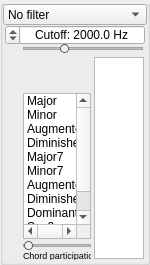
   <widget class="QGroupBox" name="settingsGroup_2">
    <property name="geometry">
     <rect>
      <x>666</x>
      <y>13</y>
      <width>150</width>
      <height>265</height>
     </rect>
    </property>
    <property name="title">
     <string/>
    </property>
    <property name="flat">
     <bool>false</bool>
    </property>
    <widget class="QListWidget" name="chordList">
     <property name="geometry">
      <rect>
       <x>23</x>
       <y>93</y>
       <width>68</width>
       <height>146</height>
      </rect>
     </property>
     <property name="font">
      <font>
       <pointsize>9</pointsize>
      </font>
     </property>
     <property name="toolTip">
      <string>&lt;html&gt;&lt;head/&gt;&lt;body&gt;&lt;p&gt;Constructs a chord from all oscillators that are set to &amp;quot;add&amp;quot;.&lt;/p&gt;&lt;p&gt;Use arrow up and down keys to switch chords.&lt;/p&gt;&lt;/body&gt;&lt;/html&gt;</string>
     </property>
     <property name="frameShadow">
      <enum>QFrame::Sunken</enum>
     </property>
     <property name="lineWidth">
      <number>1</number>
     </property>
     <property name="currentRow">
      <number>-1</number>
     </property>
     <item>
      <property name="text">
       <string>Major</string>
      </property>
     </item>
     <item>
      <property name="text">
       <string>Minor</string>
      </property>
     </item>
     <item>
      <property name="text">
       <string>Augmented</string>
      </property>
     </item>
     <item>
      <property name="text">
       <string>Diminished</string>
      </property>
     </item>
     <item>
      <property name="text">
       <string>Major7</string>
      </property>
     </item>
     <item>
      <property name="text">
       <string>Minor7</string>
      </property>
     </item>
     <item>
      <property name="text">
       <string>Augmented7</string>
      </property>
     </item>
     <item>
      <property name="text">
       <string>Diminished7</string>
      </property>
     </item>
     <item>
      <property name="text">
       <string>Dominant7</string>
      </property>
     </item>
     <item>
      <property name="text">
       <string>Sus2</string>
      </property>
     </item>
     <item>
      <property name="text">
       <string>Sus4</string>
      </property>
     </item>
    </widget>
    <widget class="QSlider" name="additionManagementSlider">
     <property name="geometry">
      <rect>
       <x>23</x>
       <y>238</y>
       <width>68</width>
       <height>15</height>
      </rect>
     </property>
     <property name="toolTip">
      <string>&lt;html&gt;&lt;head/&gt;&lt;body&gt;&lt;p&gt;Easily assign &amp;quot;add&amp;quot; role to multiple oscillators to create polyphonic sounds.&lt;/p&gt;&lt;/body&gt;&lt;/html&gt;</string>
     </property>
     <property name="styleSheet">
      <string notr="true">QSlider::groove:horizontal {
    border: 1px solid rgb(164, 164, 164);
    height: 1px; /* the groove expands to the size of the slider by default. by giving it a height, it has a fixed size */
    background: rgb(192, 192, 192);
    margin: 2px 0;
}

QSlider::handle:horizontal {
    background: rgb(240, 240, 240);
    border: 1px solid #5c5c5c;
    width: 7px;
    margin: -4px 0; /* handle is placed by default on the contents rect of the groove. Expand outside the groove */
    border-radius: 4px;
}</string>
     </property>
     <property name="minimum">
      <number>0</number>
     </property>
     <property name="maximum">
      <number>3</number>
     </property>
     <property name="value">
      <number>0</number>
     </property>
     <property name="orientation">
      <enum>Qt::Horizontal</enum>
     </property>
    </widget>
    <widget class="QGraphicsView" name="processedSamplesView_0">
     <property name="geometry">
      <rect>
       <x>94</x>
       <y>57</y>
       <width>50</width>
       <height>202</height>
      </rect>
     </property>
     <property name="frameShadow">
      <enum>QFrame::Sunken</enum>
     </property>
     <property name="verticalScrollBarPolicy">
      <enum>Qt::ScrollBarAlwaysOff</enum>
     </property>
     <property name="horizontalScrollBarPolicy">
      <enum>Qt::ScrollBarAlwaysOff</enum>
     </property>
    </widget>
    <widget class="QComboBox" name="filterSelector">
     <property name="geometry">
      <rect>
       <x>3</x>
       <y>4</y>
       <width>144</width>
       <height>21</height>
      </rect>
     </property>
     <property name="font">
      <font>
       <pointsize>9</pointsize>
      </font>
     </property>
     <property name="contextMenuPolicy">
      <enum>Qt::DefaultContextMenu</enum>
     </property>
     <property name="layoutDirection">
      <enum>Qt::LeftToRight</enum>
     </property>
     <property name="iconSize">
      <size>
       <width>16</width>
       <height>16</height>
      </size>
     </property>
     <item>
      <property name="text">
       <string>No filter</string>
      </property>
     </item>
     <item>
      <property name="text">
       <string>Chebyshev Lowpass</string>
      </property>
     </item>
    </widget>
    <widget class="QDoubleSpinBox" name="filterCutoffBox">
     <property name="geometry">
      <rect>
       <x>5</x>
       <y>25</y>
       <width>140</width>
       <height>20</height>
      </rect>
     </property>
     <property name="font">
      <font>
       <pointsize>9</pointsize>
      </font>
     </property>
     <property name="toolTip">
      <string>&lt;html&gt;&lt;head/&gt;&lt;body&gt;&lt;p&gt;&lt;span style=&quot; font-weight:600;&quot;&gt;Envelope:&lt;/span&gt; Attack time (s).&lt;/p&gt;&lt;/body&gt;&lt;/html&gt;</string>
     </property>
     <property name="layoutDirection">
      <enum>Qt::RightToLeft</enum>
     </property>
     <property name="styleSheet">
      <string notr="true"/>
     </property>
     <property name="alignment">
      <set>Qt::AlignCenter</set>
     </property>
     <property name="prefix">
      <string>Cutoff: </string>
     </property>
     <property name="suffix">
      <string> Hz</string>
     </property>
     <property name="decimals">
      <number>1</number>
     </property>
     <property name="minimum">
      <double>20.000000000000000</double>
     </property>
     <property name="maximum">
      <double>6000.000000000000000</double>
     </property>
     <property name="singleStep">
      <double>0.100000000000000</double>
     </property>
     <property name="value">
      <double>2000.000000000000000</double>
     </property>
    </widget>
    <widget class="QSlider" name="filterCutoffSlider">
     <property name="geometry">
      <rect>
       <x>23</x>
       <y>41</y>
       <width>120</width>
       <height>15</height>
      </rect>
     </property>
     <property name="toolTip">
      <string>&lt;html&gt;&lt;head/&gt;&lt;body&gt;&lt;p&gt;Easily assign &amp;quot;add&amp;quot; role to multiple oscillators to create polyphonic sounds.&lt;/p&gt;&lt;/body&gt;&lt;/html&gt;</string>
     </property>
     <property name="styleSheet">
      <string notr="true">QSlider::groove:horizontal {
    border: 1px solid rgb(164, 164, 164);
    height: 1px; /* the groove expands to the size of the slider by default. by giving it a height, it has a fixed size */
    background: rgb(192, 192, 192);
    margin: 2px 0;
}

QSlider::handle:horizontal {
    background: rgb(240, 240, 240);
    border: 1px solid #5c5c5c;
    width: 7px;
    margin: -4px 0; /* handle is placed by default on the contents rect of the groove. Expand outside the groove */
    border-radius: 4px;
}</string>
     </property>
     <property name="minimum">
      <number>20</number>
     </property>
     <property name="maximum">
      <number>6000</number>
     </property>
     <property name="value">
      <number>2000</number>
     </property>
     <property name="orientation">
      <enum>Qt::Horizontal</enum>
     </property>
    </widget>
    <widget class="QLabel" name="polyphonyLabel">
     <property name="geometry">
      <rect>
       <x>23</x>
       <y>250</y>
       <width>68</width>
       <height>10</height>
      </rect>
     </property>
     <property name="font">
      <font>
       <pointsize>7</pointsize>
       <weight>50</weight>
       <bold>false</bold>
      </font>
     </property>
     <property name="layoutDirection">
      <enum>Qt::LeftToRight</enum>
     </property>
     <property name="text">
      <string>Chord participation</string>
     </property>
    </widget>
   </widget>
